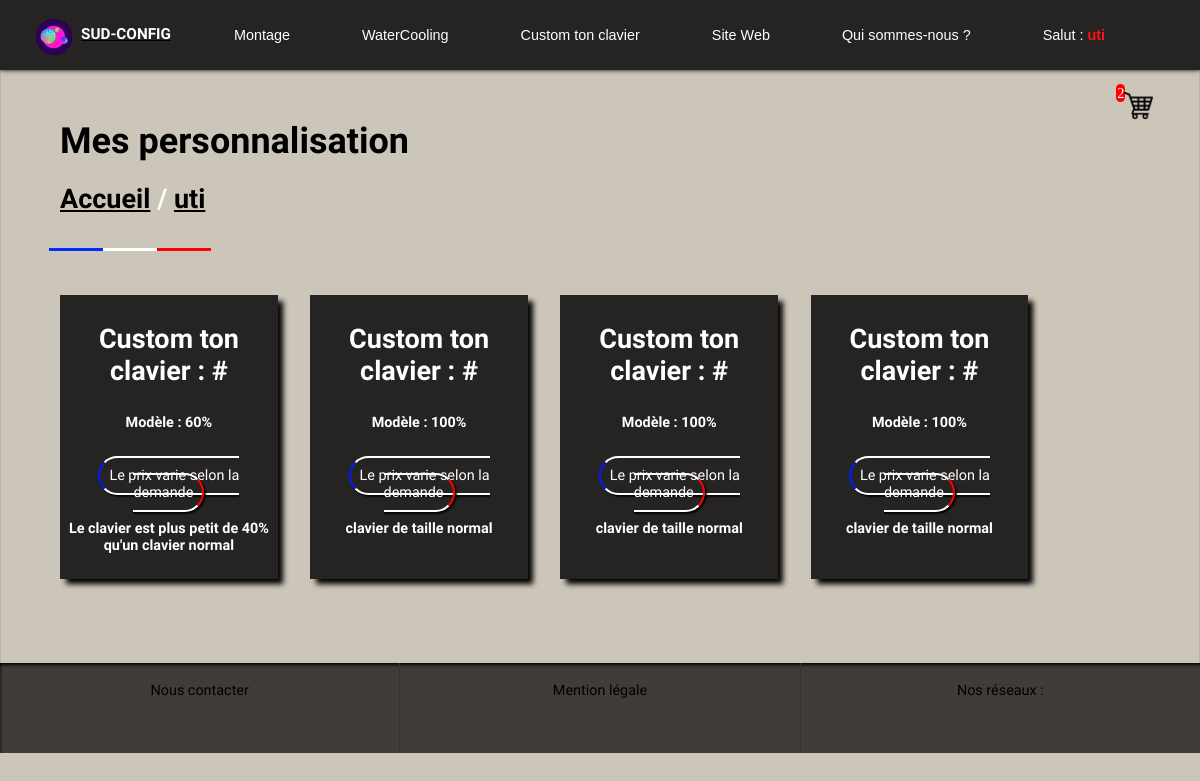
The page /index.php?cas=afficherMesPersonnalisations (signed in) on the database its author committed.
### tables this page shows
CREATE TABLE IF NOT EXISTS `articlecategorie` (
  `idCat` int NOT NULL,
  `libelleCat` varchar(255) DEFAULT NULL,
  PRIMARY KEY (`idCat`)
);

CREATE TABLE IF NOT EXISTS `commandeclavier` (
  `idCommande` int NOT NULL AUTO_INCREMENT,
  `materiaux` varchar(255) DEFAULT NULL,
  `idUti` int NOT NULL,
  `idClavier` int NOT NULL DEFAULT '1',
  PRIMARY KEY (`idCommande`),
  KEY `idUti` (`idUti`)
);

CREATE TABLE IF NOT EXISTS `clavier` (
  `idClavier` int NOT NULL AUTO_INCREMENT,
  `libelleClavier` varchar(255) DEFAULT NULL,
  `description` varchar(255) NOT NULL,
  `prix` decimal(11,0) NOT NULL,
  `recommander` int NOT NULL DEFAULT '0',
  `idCat` int NOT NULL DEFAULT '3',
  PRIMARY KEY (`idClavier`)
);

### application/controleurs/controleur_categories.class.php (called while the page is built, shortened)
<?php
class ControleurCategories {
    public function afficher() {
        VariablesGlobales::$lesCategories = GestionCategories::getLesCategories();
        require Chemins::VUES_PERMANENTES . 'v_menu_categories.inc.php';
    }
}
?>

### index.php (called while the page is built, shortened)
<?php
require Chemins::VUES_PERMANENTES.'v_entete.inc.php';
require_once Chemins::CONTROLEURS.'controleur_categories.class.php';
$controleurCategories = new ControleurCategories();
$controleurCategories->afficher();
require Chemins::CONFIGS.'redirection.class.php';
require Chemins::VUES_PERMANENTES.'v_pidedepage.inc.php';
?>

### application/modeles/gestion_categories.class.php (called while the page is built, shortened)
<?php
class GestionCategories
{
    private static $pdoCnxBase = null;
    private static $pdoStResults = null;
    private static $requete = "";
    private static $resultat = null;
    public static function seConnecter()
    {
        if (!isset(self::$pdoCnxBase)) {
            try {
                self::$pdoCnxBase = new PDO('mysql:host=' . MysqlConfig::SERVEUR .
                    ';dbname=' . MysqlConfig::BASE, MysqlConfig::UTILISATEUR, MysqlConfig::MOT_DE_PASSE);
                self::$pdoCnxBase->setAttribute(PDO::ATTR_ERRMODE, PDO::ERRMODE_EXCEPTION);
                self::$pdoCnxBase->setAttribute(PDO::ATTR_DEFAULT_FETCH_MODE, PDO::FETCH_OBJ);
                self::$pdoCnxBase->query("SET CHARACTER SET utf8");
            } catch (Exception $e) {
                echo 'Erreur : ' . $e->getMessage() . '<br />';
                echo 'Erreur : ' . $e->getCode();
            }
        }
    }
    private static function SelectAll($table)
    {
        self::$requete = "Select * From $table";
        self::$pdoStResults = self::$pdoCnxBase->prepare(self::$requete);
        self::$pdoStResults->execute();
        self::$resultat = self::$pdoStResults->fetchAll();
        return self::$resultat;
    }
    public static function getLesCategories()
    {
        return self::SelectAll("articlecategorie");
    }
}

### application/controleurs/controleur_utilisateur.class.php (called while the page is built, shortened)
<?php
class ControleurUtilisateur
{
                            ?>
            <?php
    public function afficherMesPersonnalisations(){
            ?>
            <?php
        VariablesGlobales::$lUti = GestionUtilisateur::getLesPersonalisationByUti();
        require Chemins::VUES . 'v_mespersonnalisations.inc.php';
    }
}
?>

### application/modeles/gestion_utilisateur.class.php (called while the page is built, shortened)
<?php
class GestionUtilisateur
{
    private static $pdoCnxBase = null;
    private static $pdoStResults = null;
    private static $requete = "";
    private static $resultat = null;
    public static function seConnecter()
    {
        if (!isset(self::$pdoCnxBase)) {
            try {
                self::$pdoCnxBase = new PDO('mysql:host=' . MysqlConfig::SERVEUR .
                    ';dbname=' . MysqlConfig::BASE, MysqlConfig::UTILISATEUR, MysqlConfig::MOT_DE_PASSE);
                self::$pdoCnxBase->setAttribute(PDO::ATTR_ERRMODE, PDO::ERRMODE_EXCEPTION);
                self::$pdoCnxBase->setAttribute(PDO::ATTR_DEFAULT_FETCH_MODE, PDO::FETCH_OBJ);
                self::$pdoCnxBase->query("SET CHARACTER SET utf8");
            } catch (Exception $e) {
                echo 'Erreur : ' . $e->getMessage() . '<br />';
                echo 'Erreur : ' . $e->getCode();
            }
        }
    }
    public static function getLesPersonalisationByUti() {
        self::$requete = "SELECT * FROM utilisateur u, commandeclavier c, clavier cl WHERE u.idUti = c.idUti and c.idClavier = cl.idClavier and u.idUti = :idUt";
        self::$pdoStResults = self::$pdoCnxBase->prepare(self::$requete);
        self::$pdoStResults->bindValue('idUt', $_SESSION['id']);
        self::$pdoStResults->execute();
        self::$resultat = self::$pdoStResults->fetchAll();
        return self::$resultat;
    }
}
?>

### application/vues/v_mespersonnalisations.inc.php (the view, shortened to what this page needs)
<div class="corp-article">
    <span class="bleu">
        <span class="blanc">
            <span class="rouge">
                <h1 class="moins1">Mes personnalisation</u>
                     <h3>
                        <a href="index.php">Accueil</a> /
                        <a href="index.php?cas=afficherMesProduits&categorie=<?= $_SESSION['id']; ?>"><?= $_SESSION['user']; ?></a>
                    </h3>
                </h1><br>
            </span>
        </span>
    </span>
    <article>
        <div class="larticle">
        <?php
        if (VariablesGlobales::$lUti == null){
            echo "<h3 class='red gauche'>Vous n'avez aucun clavier à personnaliser :( <br> Mais nous pouvons vous en trouvez un ! <a href='index.php?cas=afficherProduits&categorie=3'>Cliquez ici !</a><h3>";
        }else{
            foreach (VariablesGlobales::$lUti as $cat)
            {
            ?>
            <?php if ($cat->favori == 1){ ?>
            <div class="unarticle" style="box-shadow: #00a1ff 7px 7px 6px 0px;">
                <?php } else { ?>
                <div class="unarticle">
                    <?php } ?>
                    <div class="bas-article">
                        <h3 class="center"> <br>Custom ton clavier : #<?= $cat->compteur ?>
                        </h3>
                        <h4>Modèle : <?= $cat->libelleClavier ?></h4>
                        <br>
                        <a href="index.php?cas=afficherPersonnalisation&categorie=<?= $cat->idCommande ?>" class="plusbouton">Le prix varie selon la demande</a>
                        <h4><?= $cat->description ?></h4>
                    </div>
                </div>
        <?php
            }
        }
        ?>
        </div>
    </article>

### application/vues/includes/v_menu_categories.inc.php (shortened to what this page needs)
<body>
    <header>
        <div class="menu-principal">
                <div class="menu-gauche-logo">
                    <p><a href="index.php"><img class="img-round" src="<?php echo Chemins::IMAGES_LOGO.'logo.png'; ?>"><span class="margin-left"><span class="white">SUD-CONFIG</span></span></a></p>
                </div>
                <div class="menu-nav">
                    <nav>
                        <ul>
                            <?php foreach(VariablesGlobales::$lesCategories as $uneCategorie){ ?>
                            <li class="menu-even">
                                <a href="index.php?cas=afficherProduits&categorie=<?php echo $uneCategorie->idCat;?>" class="a-menu"> <?php echo $uneCategorie->libelleCat ?> </a>
                            </li>
                            <?php } ?>
                            <li class="menu-even"> <a href="#" class="a-menu"> Qui sommes-nous ? </a></li>
                            <?php if (isset($_SESSION['user'])){ ?>
                                <li class='menu-even'><a  class="a-menu" href='#'>Salut : <span style="color: #ff1414"><b><?php echo $_SESSION['user']; ?></span></b></a>
                                </li>
                            <?php } ?>
                            <div class="menu-droite-autre">
                                <?php if (isset($_SESSION['user'])){ ?><span class="panier"><?php echo VariablesGlobales::$Panier; ?></span>
                                <li class="menu-even-icon"><a href="index.php?cas=afficherPanier" class="a-menu-icon"><img class="img-roundIcon2" src="<?php echo Chemins::IMAGES_ICON.'panier.png'; ?>" ></a></li>
                                <?php } ?>
                            </div>
                        </ul>
                    </nav>
                </div>
            </div>
    </header>
    <section>
        <div class="corp-de-page">

### public/styles/style.css (style rules this page uses)
body { background-repeat:repeat; background-attachment:fixed; background-size: 100%; background-color: #CCC5B9; position: absolute; top: 0; zoom:90%; bottom: 0; left: 0; right: 0; height: 100%; margin:0; padding:0; width:100%; }
p { font-family: 'Montserrat Alternates', sans-serif; color: black; }
a { color: black; }
.white { color: white; font-family: 'Montserrat Alternates', sans-serif; }
.moins1 { padding-top: -10%; }
h1, h2 { color: black; text-align: left; font-family: 'Montserrat Alternates', sans-serif; font-size: 40px; }
h4 { color: white; text-align: center; font-family: 'Montserrat Alternates', sans-serif; }
h3 { color: white; text-align: left; font-family: 'Montserrat Alternates', sans-serif; font-size: 30px; margin-top: -10px; }
.bleu::after { content: ''; display: block; width: 5%; float: left; height: 3px; background-color: #002aff; transition: width .3s; margin: -1%; }
.rouge::after { content: ''; display: block; width: 5%; float: left; height: 3px; background-color: #ff0000; transition: width .3s; margin-top: -1%; margin-left: 9%; }
.blanc::after { content: ''; display: block; width: 5%; float: left; height: 3px; background-color: #ffffff; transition: width .3s; margin-top: -1%; margin-left: 4%; }
.center { text-align: center; }
.panier { overflow:hidden; -webkit-border-radius:50px; -moz-border-radius:50px; border-radius:50px; padding: 1px; width: 10px; color: white; margin-left: 45%; background-color: #ff0000; z-index: 9999; }
.plusbouton { text-decoration: none; font-family: 'Montserrat Alternates', sans-serif; color: white; width: 300px; height: 20px; border: #ffffff 3px solid; border-radius: 30px; border-left: #0019ff 3px solid; border-right: red 3px solid; box-shadow: black 2px 2px 2px 0px; padding: 10px; margin: auto; transition-duration: 1s; text-align: center; }
.margin-left { margin-left: 80px; font-weight: 800; font-size: 17px; }
.menu-principal { height: 78px; position: fixed; background-color:#252422; width: 100%; z-index: 9999; margin-top: 0; box-shadow: black 0px 0px 5px; }
.menu-gauche-logo { position: relative; float: left; top: 12px; right: 10px; padding: 0 20px; width: auto; }
.menu-droite-autre { position: relative; float: right; top: 15px; right: 10px; padding: 0 20px; width: 10%; }
.menu-nav { width: auto; margin-left: 11%; padding: 0; }
ul { text-decoration: none; list-style-type: none; }
nav a { display: inline-block; font-family: 'ABeeZee', sans-serif; text-decoration: none; }
nav > ul { margin: 0; text-decoration: none; list-style-type: none; }
nav > ul::after { content: ""; display: block; clear: both; }
nav > ul > li { text-decoration: none; color: black; float: left; position: relative; padding: 30px 40px; }
nav > ul > li > a { color: white; }
.menu-even::after { content: ''; display: block; width: 0; float: right; height: 2px; background-color: #ff0000; transition: width .3s; }
.img-round { overflow:hidden; -webkit-border-radius:50px; -moz-border-radius:50px; border-radius:50px; position: absolute; top: 17%; left: 50px; width:40px; height:40px; background-color: black; }
.img-roundIcon2 { position: absolute; top: 17%; margin-left: 60px; float: left; width:32px; height:32px; }
.corp-de-page { box-shadow: inset black 0 2px 1px; display: block; width: 100%; margin: auto; color: #ffffff; text-align:center; animation: none; }
.corp-article { padding-top: 100px ; display: block; width: 90%; margin: auto; color:white; text-align:center; padding-bottom: 20px; }
.unarticle { width: 20%; text-align:center; padding: 1px; background-color: #252422; margin-right: 3%; margin-bottom: 3%; box-shadow: black 7px 7px 6px 0px; }
.bas-article { padding: 5px; }
.larticle { width: 100%; z-index: 5; display: flex; flex-direction: row; flex-wrap: wrap; margin-top: 40px; }
@media (max-width:1294px) { .menu-gauche-logo { position: relative; float: left; top: 12px; right: 10px; padding: 0 20px; width: auto; } }

### rows shown on the page
articlecategorie: libelleCat "Montage"
articlecategorie: libelleCat "WaterCooling"
articlecategorie: libelleCat "Custom ton clavier"
articlecategorie: libelleCat "Site Web"
commandeclavier: idClavier.libelleClavier "60%", idClavier.description "Le clavier est plus petit de 40% qu'un clavier normal"
commandeclavier: idClavier.libelleClavier "100%", idClavier.description "clavier de taille normal"
commandeclavier: idClavier.libelleClavier "100%", idClavier.description "clavier de taille normal"
commandeclavier: idClavier.libelleClavier "100%", idClavier.description "clavier de taille normal"

### other values the page prints
$_SESSION['user'] "uti"
VariablesGlobales::$Panier "2"
